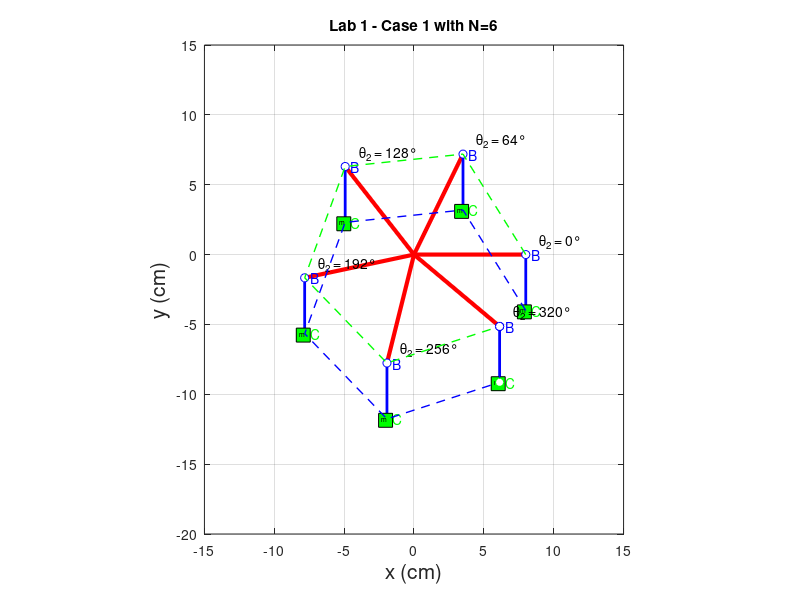

Write the MATLAB code that produced this figure.
%%% MIE301 Lab 1 - Case 1: Link 3 hangs free under gravity
%% This file contains code from MIE301 instructors and Ibrahim Hassan
%% This file includes all MATLAB code used for parts (a), (b), and (c)
%% To generate expected results, you will have to comment/uncomment the lines of code for each part.
%%
close all; % closes all figures
clear all; % clears all variables from memory
clc;       % clears all calculations from the Matlab workspace

% Plot Parameters: these will be used to set the axis limits on the figure
xmin = -15;  % leftmost window edge
xmax = 15;   % rightmost window edge
ymin = -20;  % bottom window edge
ymax = 15;   % top window edge

%% Define the link and motion Parameters (part (a))
%stepsize = 6 *pi/180;                        % step size
%max_rotation_theta2 = 320 *pi/180;            % theta2 from 0 to 320 degrees
%theta2 = 0 : stepsize : max_rotation_theta2;  % rotation steps of link 2

%% Define link and motion Parameters (part (b))
%theta2 = [0, 80, 160, 240, 320] * pi / 180;  % specific configurations for stroboscopic effect (in radians)
%theta_labels = {'0°', '80°', '160°', '240°', '320°'};  % Labels for the configurations

%% Part (c) [N = 6, 10, 20]:
%% Define theta2 for N=6 (0°, 64°, 128°, 192°, 256°, 320° in radians)
N = 6;
theta2 = linspace(0, 320 * pi / 180, N);  % N equally spaced angles
theta_labels = {'0°', '64°', '128°', '192°', '256°', '320°'};

%% Define theta2 for N=10 (equally spaced in radians from 0° to 320°)
% N = 10;
% theta2 = linspace(0, 320 * pi / 180, N);  % N equally spaced angles
% theta_labels = arrayfun(@(x) [num2str(x), '°'], linspace(0, 320, N), 'UniformOutput', false);  % Generates labels for angles

%% Define theta2 for N=20 (equally spaced in radians from 0° to 320°)
% N = 20;
% theta2 = linspace(0, 320 * pi / 180, N);  % N equally spaced angles
% theta_labels = arrayfun(@(x) [num2str(x), '°'], linspace(0, 320, N), 'UniformOutput', false);  % Generates labels for angles

%% Case 1 - Link lengths
length2 = 8;    % link 2 length in case 1
length3 = 4;    % link 3 length in case 1

%% Plot Case 1 Figure
figure(1);                         % create new figure
set(1, 'WindowStyle', 'Docked');   % dock the figure

% Initialize arrays for path storage
Bx_path = zeros(1, length(theta2));
By_path = zeros(1, length(theta2));
Cx_path = zeros(1, length(theta2));
Cy_path = zeros(1, length(theta2));

%% Calculate mechanism motion and plot it
for i = 1:length(theta2)                     % step through the 5 specified configurations
    % Point A (pivot)
    Ax(i) = 0;                                % pivot point of link 2 position
    Ay(i) = 0;                                % pivot point of link 2 position
  
    % Point B (end of link 2)
    Bx(i) = length2 * cos(theta2(i));         % point B position
    By(i) = length2 * sin(theta2(i)); 
    
    % Point C (end of link 3)
    Cx(i) = Bx(i);                            % Corrected index usage for Cx
    Cy(i) = By(i) - length3;                  % Corrected index usage for Cy

    % Store positions of B and C for path plotting later
    Bx_path(i) = Bx(i);
    By_path(i) = By(i);
    Cx_path(i) = Cx(i);
    Cy_path(i) = Cy(i);
    
    % Plot links for the current configuration
    plot([Ax(i) Bx(i)], [Ay(i) By(i)], 'r', 'LineWidth', 3);  % Link 2
    hold on;
    plot([Bx(i) Cx(i)], [By(i) Cy(i)], 'b', 'LineWidth', 2);  % Link 3
    
    % Plot points
    plot(Bx(i), By(i), 'bo', 'MarkerFaceColor', 'w');         % Point B
    plot(Cx(i), Cy(i), 'go', 'MarkerFaceColor', 'w');         % Point C
    
    %% Label points
    text(Bx(i) + 0.4, By(i), 'B', 'color', 'b');
    text(Cx(i) + 0.4, Cy(i), 'C', 'color', 'g');
    
    %% Label configurations with theta values
    text(Bx(i) + 1, By(i) + 1, ['\theta_2 = ', theta_labels{i}], 'FontSize', 10, 'color', 'k');
    
    %% Draw mass at point C as a box
    rectangle('Position', [Cx(i)-0.6, Cy(i)-0.6, 1.0, 1.0], 'FaceColor', 'g');
    text(Cx(i) - 0.4, Cy(i), 'm', 'FontSize', 5, 'Color', [0 0 0]); % adding the 'm' (for mass) label to the rectangle

    %% Set axis and labels
    axis([xmin xmax ymin ymax]);    % set figure axis limits
    axis equal;                     % ensure equal scaling for x and y
    xlabel('x (cm)', 'fontsize', 15);  % x-axis label
    ylabel('y (cm)', 'fontsize', 15);  % y-axis label
    grid on;                         % add a grid to the figure

    %% Part (a) - title:
    % title('Lab 1 - Case 1');

    %% Part (b) - title:
    % title('Lab 1 - Case 1 with 5 Configurations');

    %% Part (c1) - title:
    title('Lab 1 - Case 1 with N=6');

    %% Part (c2) - title:
    % title('Lab 1 - Case 1 with N=10');

    %% Part (c3) - title:
    % title('Lab 1 - Case 1 with N=20');
end

% Plot the path of points B and C
plot(Bx_path, By_path, '--g', 'linewidth', 1);  % Path of point B
plot(Cx_path, Cy_path, '--b', 'linewidth', 1);  % Path of point C

% Final configuration: hold the last plotted configuration for display
plot([Ax(end) Bx_path(end)], [Ay(end) By_path(end)], 'r', 'LineWidth', 1);  % Final position of Link 2
plot([Bx_path(end) Cx_path(end)], [By_path(end) Cy_path(end)], 'b', 'LineWidth', 1);  % Final position of Link 3
plot(Bx_path(end), By_path(end), 'bo', 'MarkerFaceColor', 'w');   % Final Point B
plot(Cx_path(end), Cy_path(end), 'go', 'MarkerFaceColor', 'w');   % Final Point C

% Show the figure
hold off;